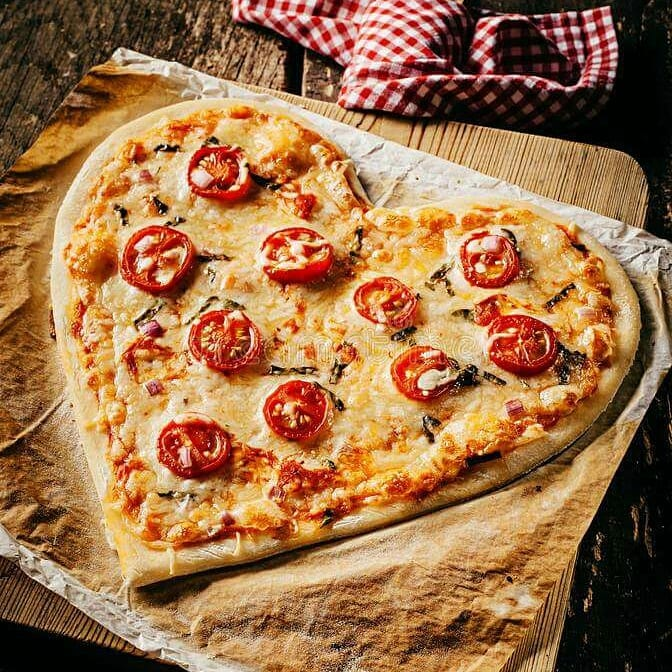
#> input picture PS0/inputPS0Q2.jpg, 672 x 672 px
$ python PS0Q2.py
#> lines starting #> are read from the running program, lines starting #| are printed output that depends on the picture
#> further down, image is the input picture: shape (672, 672, 3); mean R, G, B 158.1, 113.1, 73.4
import numpy as np
import matplotlib.pyplot as plt
import matplotlib.image as Image
import matplotlib.cm as cm

image = None

# [6 lines of commented-out code are left out]

def swap_red_green(image):
    return image @ np.array([[0, 1, 0], [1, 0, 0], [0, 0, 1]], dtype=np.uint8)
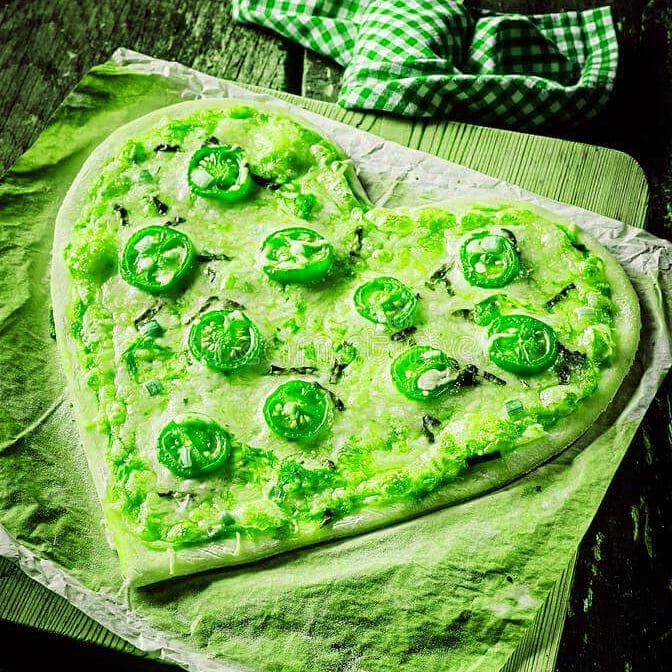
#> returned value: shape (672, 672, 3); mean of channels 0, 1, 2 113.1, 158.1, 73.4; drawn as R, G, B

def rgb2gray(image):
    #return np.mean(rgb, -1)
    return np.dot(image[...,:], [0.2989, 0.5870, 0.1140]).astype(np.uint8)
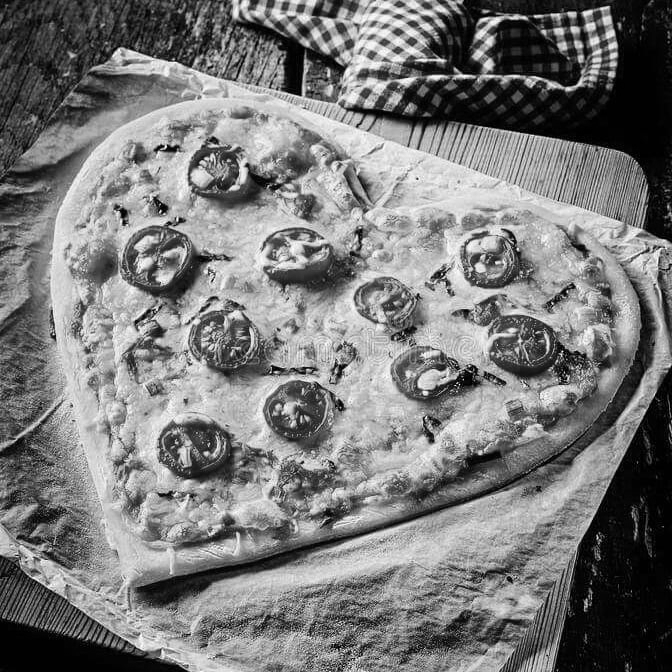
#> returned value: shape (672, 672); min 0, max 253, mean 121.5

def negative(image):
    return 255 - image
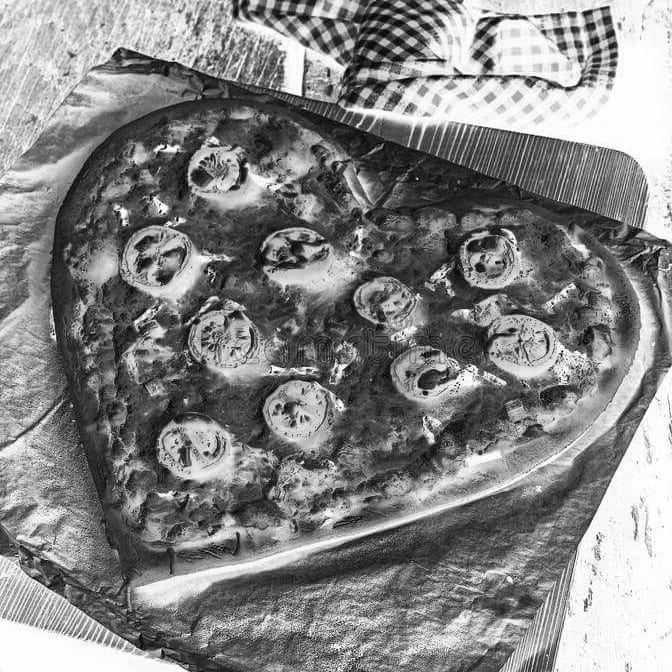
#> returned value: shape (672, 672); min 2, max 255, mean 133.5

def mirror_horizontally(image):
    return np.array(image[:, ::-1,...])
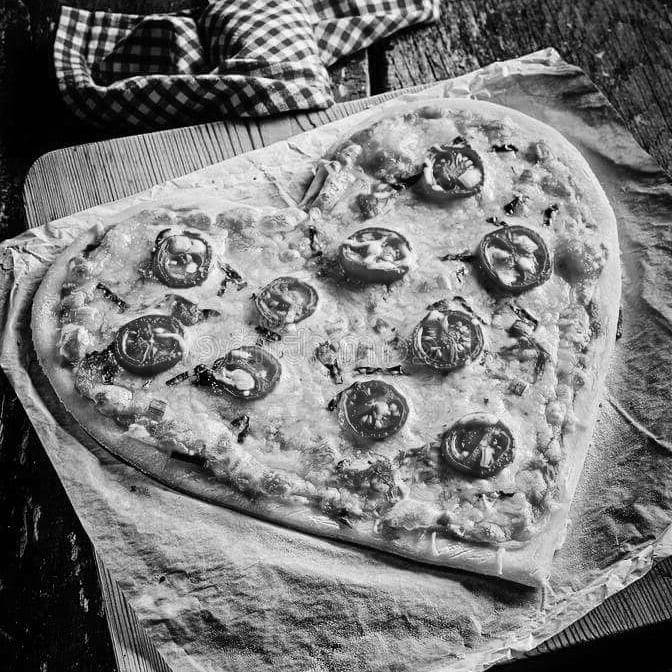
#> returned value: shape (672, 672); min 0, max 253, mean 121.5

def average(img, img2):
    return ((img.astype(np.double) + img2.astype(np.double)) // 2).astype(np.uint8)
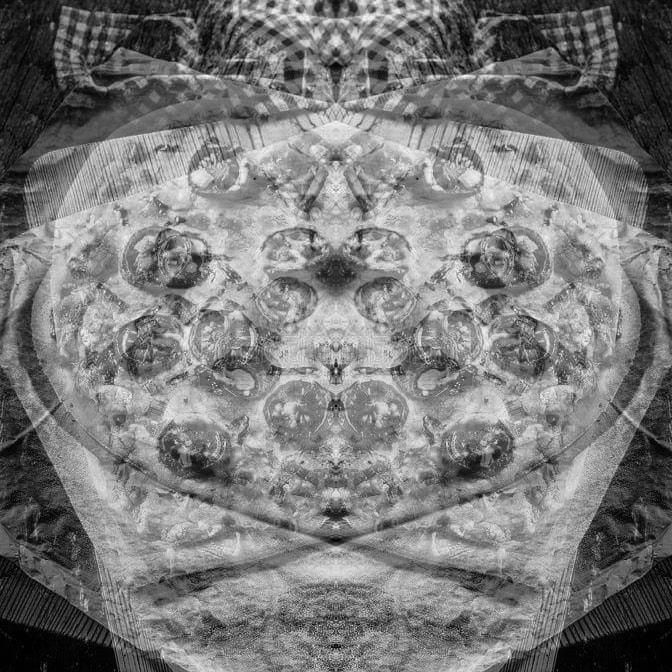
#> returned value: shape (672, 672); min 0, max 245, mean 121.3

def add(img, img2):
    return ((img.astype(np.double) + img2.astype(np.double))).clip(255).astype(np.uint8)
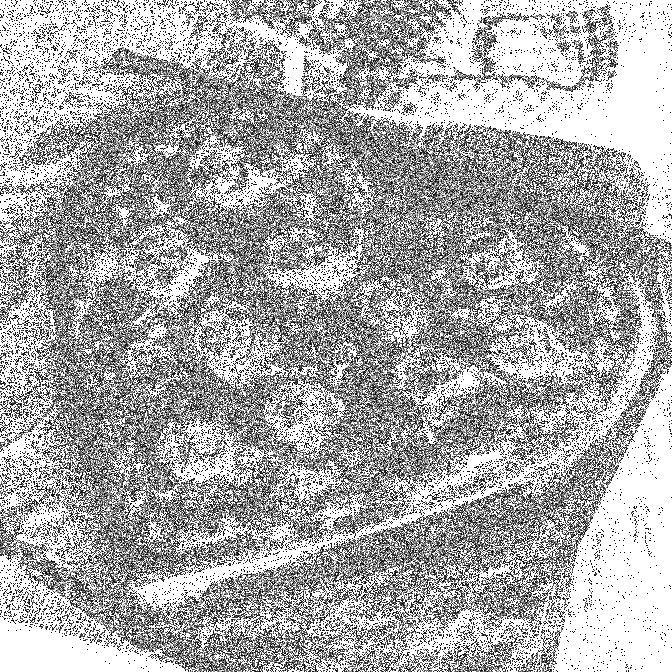
#> returned value: shape (672, 672); min 0, max 255, mean 172.3

if __name__ == "__main__":

    image = Image.imread("inputPS0Q2.jpg")

    # 1
    swapped = swap_red_green(image)
    plt.imsave("swapImgPS0Q2.png", swapped)

    # 2
    grayscale = rgb2gray(image)
    plt.imsave("grayImgPS0Q2.png", grayscale, cmap=cm.gray)

    # 3a
    negative = negative(grayscale)
    plt.imsave("negativeImgPS0Q2.png", negative, cmap=cm.gray)

    # 3b
    mirrored = mirror_horizontally(grayscale)
    plt.imsave("mirrorImgPS0Q2.png", mirrored, cmap=cm.gray)

    # 3c
    averaged = average(grayscale, mirrored)
    plt.imsave("avgImgPS0Q2.png", averaged, cmap=cm.gray)

    # 3d
    N = np.random.randint(0, 255, grayscale.shape)
    np.save("noise.npy", N)

    added = add(grayscale, N)
    plt.imsave("addNoiseImgPS0Q2.png", added, cmap=cm.gray)


    # Final plot
    plt.axis("off")
    fig, axes = plt.subplots(3, 2, figsize=(6, 10))
    imgs = [(swapped, "swapImgPS0Q2.png (1)", None), (grayscale, "grayImgPS0Q2.png (2)", cm.gray), (negative, "negativeImgPS0Q2.png (3a)", cm.gray),
            (mirrored, "mirrorImgPS0Q2.png (3b)", cm.gray), (averaged, "avgImgPS0Q2.png (3c)", cm.gray), (added, "addNoiseImgPS0Q2.png (3d)s", cm.gray)]

    axes = np.array(axes).flatten().tolist()

    for (img, title, cmap), ax in zip(imgs, axes):
        ax.imshow(img, cmap=cmap)
        ax.set_title(title)

        ax.axis("off")
#> this loop made 6 passes
#> title on passes 2 to 6: 'grayImgPS0Q2.png (2)', 'negativeImgPS0Q2.png (3a)', 'mirrorImgPS0Q2.png (3b)', 'avgImgPS0Q2.png (3c)', 'addNoiseImgPS0Q2.png (3d)s'
#> (title, cmap) on pass 1: ('swapImgPS0Q2.png (1)', None)

    fig.savefig("all_results.png")
    plt.show()
